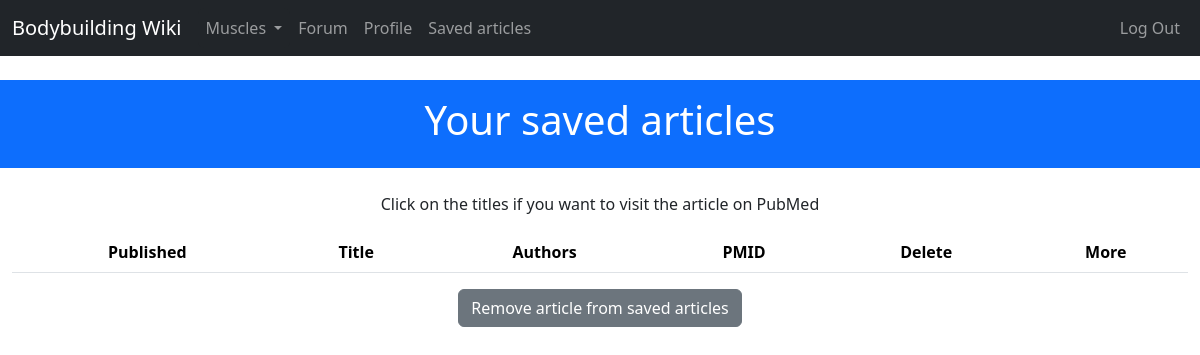
/search/my_saved_papers/ (signed in), run on an earlier commit of the app's database.
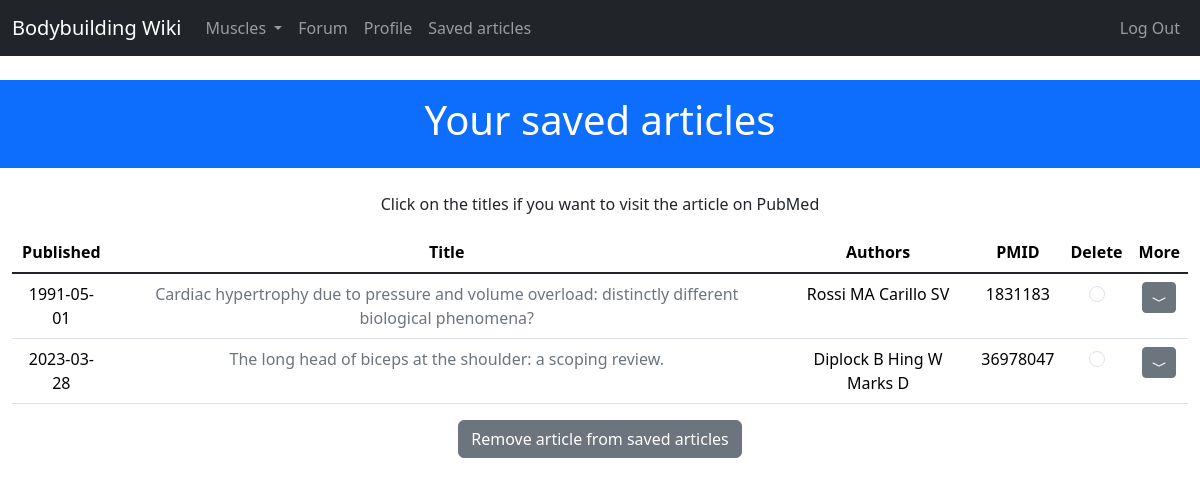
And on a later commit of the database.
### project/search/models.py (models this page shows)
class PaperSaved(db.Model):
    __tablename__ = 'PapersSaved'
    id = db.Column(db.Integer, primary_key=True)
    user_id = db.Column(db.Integer, db.ForeignKey('users.id'))
    date = db.Column(db.DateTime())
    title = db.Column(db.String(300))
    authors = db.Column(db.String(300))
    pmid = db.Column(db.Integer)
    abstract = db.Column(db.Text())
    results = db.Column(db.Text())
    conclusions = db.Column(db.Text())

### project/search/views.py (the view, shortened to what this page needs)
@search.route('/my_saved_papers/', methods=['GET', 'POST'])
@login_required
def my_papers():
    return render_template('search/my_papers.html')

### project/main/__init__.py (called while the page is built)
@main.app_context_processor
def inject_user():
    return dict(user=current_user or None)

@main.app_context_processor
def inject_permissions():
    return dict(Permission=Permission)

@main.app_context_processor
def inject_muscles():
    return dict(muscles=Muscle.query.all())

### project/models.py (called while the page is built)
@login_manager.user_loader
def load_user(user_id):
    return User.query.get(int(user_id))

### project/templates/search/my_papers.html (shortened to what this page needs)
{% extends 'base.html' %}
{% block header %}Your saved articles{% endblock header %}
{% block content %}
{% if user.papers_saved %}
<p class="text-center">Click on the titles if you want to visit the article on PubMed</p>
<form method="post">
<table class="table table-hover">
    <thead class="text-center">
        <th scope="col">Published</th>
        <th scope="col">Title</th>
        <th scope="col">Authors</th>
        <th scope="col">PMID</th>
        <th scope="col">Delete</td>
        <th scope="col">More</td>
    </thead>
    <tbody class="table-group-divider">
    {% for paper in user.papers_saved %}
        <tr class="text-center" scope="row">
            <td>{{paper.date.strftime('%Y-%m-%d')}}</td>
            <td><a href="{{ paper.url }}" class="link-secondary link-offset-2 link-underline-opacity-0 link-underline-opacity-100-hover"
                target="_blank">{{paper.title}}</a>
            <td>{{paper.authors}}</td>
            <td>{{paper.pmid}}</td>
            <td>
                <input type="radio" name="pmid" value="{{paper.pmid}}" class="form-check-input">
            </td>
            <td>
                {% if paper.abstract or paper.conclusion or paper.results %}
                <a class="btn btn-sm btn-secondary" data-bs-toggle="collapse" href="#{{paper.id}}" role="button" aria-expanded="false" aria-controls="{{paper.id}}">
                    <svg xmlns="http://www.w3.org/2000/svg" width="16" height="16" fill="currentColor" class="bi bi-chevron-compact-down" viewBox="0 0 16 16">
                        <path fill-rule="evenodd" d="M1.553 6.776a.5.5 0 0 1 .67-.223L8 9.44l5.776-2.888a.5.5 0 1 1 .448.894l-6 3a.5.5 0 0 1-.448 0l-6-3a.5.5 0 0 1-.223-.67z"/>
                    </svg>
                </a>
                {% endif %}
            </td>
        </tr>
    {% endfor %}
    </tbody>
</table>
<div class="text-center">
    <button type="submit" class="btn btn-secondary text-center">Remove article from saved articles</button>
</div>
</form>
{% else %}
<p class="text-center">You don't have any article saved</p>
{% endif %}
{% endblock content %}

What changed in the data, as far as the page shows it:
added PaperSaved: date "1991-05-01", title "Cardiac hypertrophy due to pressure and volume overload: distinctly different biological phenomena?", authors "Rossi MA Carillo SV", pmid "1831183"
added PaperSaved: date "2023-03-28", title "The long head of biceps at the shoulder: a scoping review.", authors "Diplock B Hing W Marks D", pmid "36978047"
